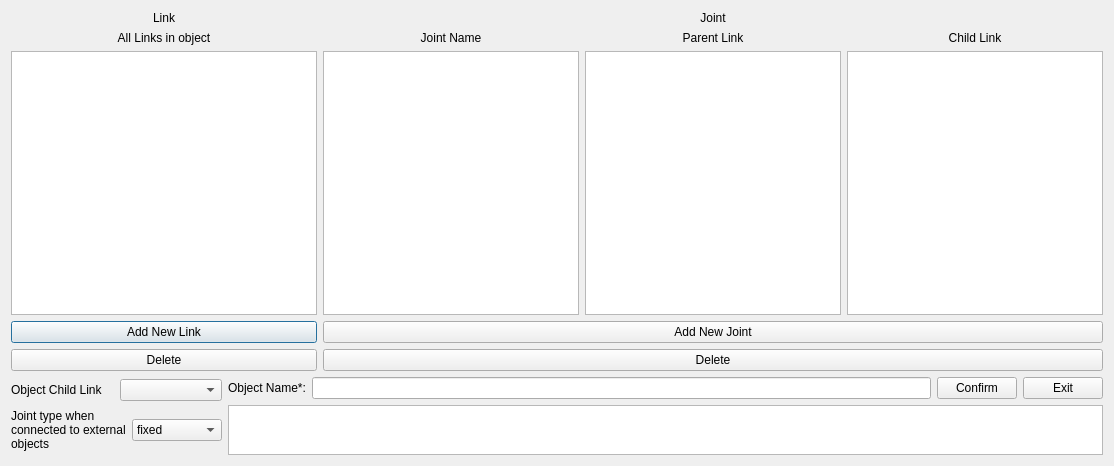
<?xml version="1.0" encoding="UTF-8"?>
<ui version="4.0">
 <class>AddObject</class>
 <widget class="QDialog" name="AddObject">
  <property name="geometry">
   <rect>
    <x>0</x>
    <y>0</y>
    <width>1114</width>
    <height>466</height>
   </rect>
  </property>
  <property name="windowTitle">
   <string>Dialog</string>
  </property>
  <layout class="QHBoxLayout" name="horizontalLayout_9">
   <item>
    <layout class="QVBoxLayout" name="verticalLayout_10">
     <item>
      <layout class="QHBoxLayout" name="horizontalLayout_4">
       <item>
        <layout class="QVBoxLayout" name="verticalLayout_7">
         <item>
          <widget class="QLabel" name="label_2">
           <property name="text">
            <string>Link</string>
           </property>
           <property name="alignment">
            <set>Qt::AlignCenter</set>
           </property>
          </widget>
         </item>
         <item>
          <layout class="QVBoxLayout" name="verticalLayout_2">
           <item>
            <widget class="QLabel" name="label">
             <property name="text">
              <string>All Links in object</string>
             </property>
             <property name="alignment">
              <set>Qt::AlignCenter</set>
             </property>
            </widget>
           </item>
           <item>
            <widget class="QListWidget" name="link_list"/>
           </item>
           <item>
            <layout class="QVBoxLayout" name="verticalLayout">
             <item>
              <widget class="QPushButton" name="AddLink">
               <property name="text">
                <string>Add New Link</string>
               </property>
              </widget>
             </item>
             <item>
              <widget class="QPushButton" name="delete_link">
               <property name="text">
                <string>Delete</string>
               </property>
              </widget>
             </item>
            </layout>
           </item>
          </layout>
         </item>
        </layout>
       </item>
       <item>
        <layout class="QVBoxLayout" name="verticalLayout_6">
         <item>
          <widget class="QLabel" name="label_3">
           <property name="text">
            <string>Joint</string>
           </property>
           <property name="alignment">
            <set>Qt::AlignCenter</set>
           </property>
          </widget>
         </item>
         <item>
          <layout class="QVBoxLayout" name="verticalLayout_5">
           <item>
            <layout class="QHBoxLayout" name="horizontalLayout_3">
             <item>
              <widget class="QLabel" name="joint_name_label">
               <property name="text">
                <string>Joint Name</string>
               </property>
               <property name="alignment">
                <set>Qt::AlignCenter</set>
               </property>
              </widget>
             </item>
             <item>
              <widget class="QLabel" name="parent_name_label">
               <property name="text">
                <string>Parent Link</string>
               </property>
               <property name="alignment">
                <set>Qt::AlignCenter</set>
               </property>
              </widget>
             </item>
             <item>
              <widget class="QLabel" name="child_link_label">
               <property name="text">
                <string>Child Link</string>
               </property>
               <property name="alignment">
                <set>Qt::AlignCenter</set>
               </property>
              </widget>
             </item>
            </layout>
           </item>
           <item>
            <layout class="QVBoxLayout" name="verticalLayout_4">
             <item>
              <layout class="QHBoxLayout" name="horizontalLayout_2">
               <item>
                <widget class="QListWidget" name="joint_list"/>
               </item>
               <item>
                <widget class="QListWidget" name="parent_list"/>
               </item>
               <item>
                <widget class="QListWidget" name="child_list"/>
               </item>
              </layout>
             </item>
             <item>
              <layout class="QVBoxLayout" name="verticalLayout_3">
               <item>
                <widget class="QPushButton" name="AddJoint">
                 <property name="text">
                  <string>Add New Joint</string>
                 </property>
                </widget>
               </item>
               <item>
                <widget class="QPushButton" name="DeleteJoint">
                 <property name="text">
                  <string>Delete</string>
                 </property>
                </widget>
               </item>
              </layout>
             </item>
            </layout>
           </item>
          </layout>
         </item>
        </layout>
       </item>
      </layout>
     </item>
     <item>
      <layout class="QHBoxLayout" name="horizontalLayout_8">
       <item>
        <layout class="QVBoxLayout" name="verticalLayout_8">
         <item>
          <layout class="QHBoxLayout" name="horizontalLayout">
           <item>
            <widget class="QLabel" name="object_child_link_label">
             <property name="text">
              <string>Object Child Link </string>
             </property>
            </widget>
           </item>
           <item>
            <widget class="QComboBox" name="available_links"/>
           </item>
          </layout>
         </item>
         <item>
          <layout class="QHBoxLayout" name="horizontalLayout_7">
           <item>
            <widget class="QLabel" name="ext_joint_type_label">
             <property name="text">
              <string>Joint type when connected to external objects</string>
             </property>
             <property name="wordWrap">
              <bool>true</bool>
             </property>
            </widget>
           </item>
           <item>
            <widget class="QComboBox" name="ext_joint_type">
             <item>
              <property name="text">
               <string>fixed</string>
              </property>
             </item>
             <item>
              <property name="text">
               <string>revolute</string>
              </property>
             </item>
             <item>
              <property name="text">
               <string>continuous</string>
              </property>
             </item>
             <item>
              <property name="text">
               <string>prismatic</string>
              </property>
             </item>
             <item>
              <property name="text">
               <string>floating</string>
              </property>
             </item>
             <item>
              <property name="text">
               <string>planar</string>
              </property>
             </item>
            </widget>
           </item>
          </layout>
         </item>
        </layout>
       </item>
       <item>
        <layout class="QVBoxLayout" name="verticalLayout_9">
         <item>
          <layout class="QHBoxLayout" name="horizontalLayout_6">
           <item>
            <layout class="QHBoxLayout" name="horizontalLayout_5">
             <item>
              <widget class="QLabel" name="label_4">
               <property name="text">
                <string>Object Name*:</string>
               </property>
              </widget>
             </item>
             <item>
              <widget class="QLineEdit" name="lineEdit"/>
             </item>
            </layout>
           </item>
           <item>
            <widget class="QPushButton" name="pushButton">
             <property name="text">
              <string>Confirm</string>
             </property>
            </widget>
           </item>
           <item>
            <widget class="QPushButton" name="pushButton_2">
             <property name="text">
              <string>Exit</string>
             </property>
            </widget>
           </item>
          </layout>
         </item>
         <item>
          <widget class="QTextBrowser" name="error_check">
           <property name="maximumSize">
            <size>
             <width>16777215</width>
             <height>50</height>
            </size>
           </property>
          </widget>
         </item>
        </layout>
       </item>
      </layout>
     </item>
    </layout>
   </item>
  </layout>
 </widget>
 <resources/>
 <connections/>
</ui>
